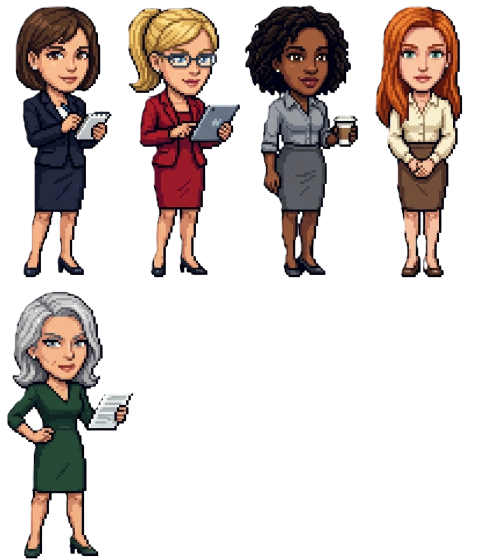
#> input picture src/assets/art/secretary/secretaries01.png, 959 x 1120 px (shown at 1/2 size); its folder holds only this picture in this run
$ python slice_secretary.py ../src/assets/art/secretary/secretaries01.png
#> lines starting #> are read from the running program, lines starting #| are printed output that depends on the picture
#> in main, sheet is the input picture: PIL image 959x1120 RGBA; mean R, G, B, A 38.7, 30, 26.9, 78
### tools/slice_player.py
#!/usr/bin/env python3
# -*- coding: utf-8 -*-
"""選手イラストの3枚セットを切り出して、透過・正規化した素材にする。

    python tools/slice_player.py <シート画像> <選手id> [--out=<ディレクトリ>] [--inset=<px>]

生成AIはキャンバスサイズを指定どおりに出してくれない(1260x500 と頼んでも 1648x640 が来る)。
そこで**受け取った画像を3等分し、各セルを固定サイズへ揃える**ことで正規化する。
依頼書(src/assets/design/player-art-prompt.md)で足元と頭の大きさを揃えてもらってあるので、
セル単位で拡縮すれば選手同士の背丈も揃う。

白背景の抜き方に注意: 単純に「白を消す」と**白いユニフォームやソックスに穴が開く**。
画像の縁から届く白だけを塗りつぶす(フラッドフィル)ことで、内側の白は残す。
"""
import sys
import pathlib
from collections import deque

try:
    from PIL import Image
except ImportError:
    sys.exit("Pillow が必要です: pip install Pillow")

# シートは**3コマ**。切り出しの幅計算はこの数で決まるので、減らしてはいけない。
CELLS = ["stand", "play", "goal"]     # ①立ち絵 ②プレイ絵 ③ゴールモーション
# **書き出すのは2コマだけ**(2026-08-09)。③ゴールモーションは使い道が無く、
# 単一HTMLに埋め込むぶんだけ重くなる。使う場面ができたらここに足せば戻る。
KEEP = ["stand", "play"]
OUT_W, OUT_H = 420, 500               # 1枚あたりの出力サイズ(依頼書と同じ)
BG_TH = 238                           # これ以上明るい画素を背景候補とみなす


# [72 lines left out: functions keyout_white, keyout_pockets, not called in this run]


def resize_rgba(img, w, h):
    """**アルファを掛けてから縮小する**(プリマルチプライ)。

    透明にした画素のRGBは白のまま残っている。そのまま縮小すると、縁の画素が
    「選手の色 × 白」で混ざり、切り抜きのまわりに**白いジャギー**が出る。
    先にRGBへアルファを掛け、縮小してから割り戻すと、透明側の白が混ざらない。
    """
    from PIL import ImageChops, ImageMath
    r, g, b, a = img.split()
    pre = [ImageChops.multiply(c, a).resize((w, h), Image.LANCZOS) for c in (r, g, b)]
    a2 = a.resize((w, h), Image.LANCZOS)
    # ImageMath の min/max は画像同士の演算。定数と比べたいので float 側を先に書く
    out = [ImageMath.unsafe_eval(
        "convert(float(c) * 255.0 / float(al + 1), 'L')", c=c, al=a2) for c in pre]
    return Image.merge("RGBA", (out[0], out[1], out[2], a2))


# [93 lines left out: functions defringe, content_box, main, not called in this run]


# [2 lines that do not run on import are left out]

### tools/slice_secretary.py
#!/usr/bin/env python3
# -*- coding: utf-8 -*-
"""秘書の立ち絵シートを1人ずつ切り出す。

    python tools/slice_secretary.py [--dry] [--rows=N]

素材は 1枚のシートに複数人が並んでいる。**アルファの切れ目で人を分ける**ので、
人数や並びが変わっても同じ手順で通る(段は上から順に数える)。

**既定では上段だけ**を書き出す(`--rows=N` で増やせる)。使わない絵まで
書き出すと、そのぶん index.html に埋め込まれて重くなるだけなので。

    src/assets/art/secretary/*.png   ← 素材(埋め込まれない)
         ↓
    src/assets/secretary/sec01.webp …  ← 書き出し(自動生成。手で触らない)

**選手の立ち絵と同じ 420×500 の枠に、同じ位置で入れる**(→docs/11 §6.23)。
チャットの丸は「図の上から約38%」を切り出す前提で組んであるので、枠が違うと
顔の位置がずれる。頭の上端を 6%、足元を 97.5% に合わせると選手と揃う。
"""
import pathlib
import sys

try:
    from PIL import Image
except ImportError:
    sys.exit("Pillow が必要です: pip install Pillow")

sys.path.insert(0, str(pathlib.Path(__file__).resolve().parent))
from slice_player import OUT_W, OUT_H, resize_rgba

try:
    sys.stdout.reconfigure(encoding="utf-8", errors="replace")
except Exception:
    pass

ROOT = pathlib.Path(__file__).resolve().parent.parent
SRC = ROOT / "src/assets/art/secretary"
OUT = ROOT / "src/assets/secretary"
TOP, BOTTOM = 0.060, 0.975      # 選手の立ち絵の実測(頭の上端 / 足元)
ROWS = 1                        # 既定で書き出す段の数(上から)
MIN_W, MIN_H = 40, 120          # これ未満の塊は人ではない(ゴミ)
QUALITY = 86


def runs_of(flags):
    """True が続く区間を返す。"""
    out, cur = [], None
    for i, v in enumerate(flags):
        if v and cur is None:
            cur = i
        elif not v and cur is not None:
            out.append((cur, i - 1)); cur = None
    if cur is not None:
        out.append((cur, len(flags) - 1))
    return out


def figures(sheet, rows_max):
    """シートから人物の矩形を上の段から順に返す(段は rows_max まで)。"""
#> called with rows_max = 1
    a = sheet.getchannel("A")
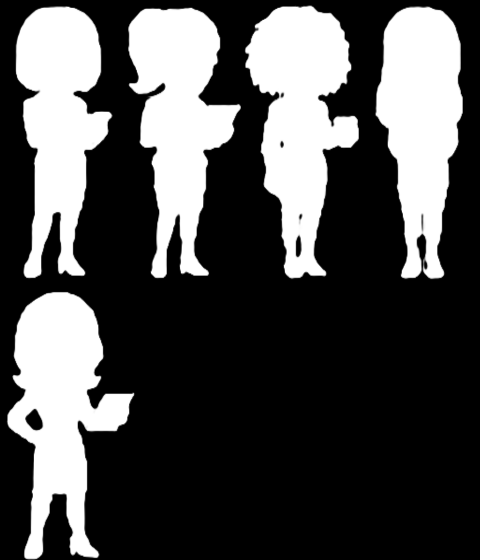
#> a: PIL image 959x1120 L (shown at 1/2 size); min 0, max 255, mean 78
    W, H = sheet.size
#> W = 959; H = 1120
    px = a.load()
    rows = [any(px[x, y] > 16 for x in range(W)) for y in range(H)]
#> rows = 1120 items, first 6: False, False, False, False, False, False
    out, seen = [], 0
    for y0, y1 in runs_of(rows):
        if y1 - y0 + 1 < MIN_H:
            continue
        seen += 1
        if seen > rows_max:
            break
        band = sheet.crop((0, y0, W, y1 + 1))
        bp = band.getchannel("A").load()
        cols = [any(bp[x, y] > 16 for y in range(band.height)) for x in range(W)]
        for x0, x1 in runs_of(cols):
            if x1 - x0 + 1 < MIN_W:
                continue
            box = band.crop((x0, 0, x1 + 1, band.height))
            bb = box.getchannel("A").getbbox()
            if not bb:
                continue
            out.append(box.crop(bb))
#> this loop made 2 passes
#> (y0, y1, seen) on passes 1 to 2: (10, 558, 1), (583, 1119, 2)
#> pass 1, in figures, `band = sheet.crop((0, y0, W, y1 + 1))`:
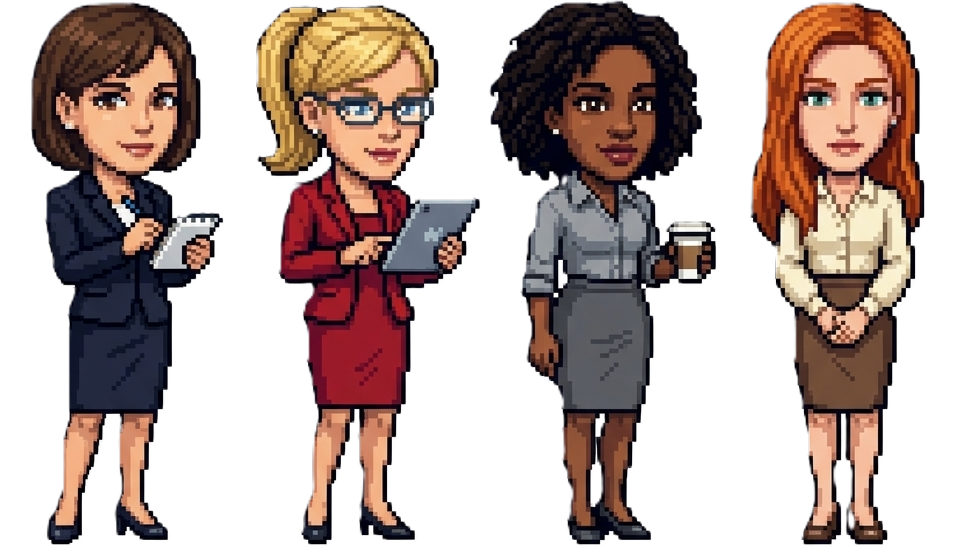
#> band: PIL image 959x549 RGBA; mean R, G, B, A 62.7, 45.8, 40.9, 126.3; transparent parts drawn white
#> after the loop:
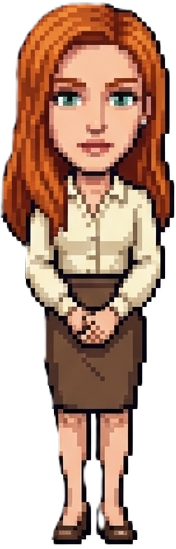
#> box: PIL image 176x549 RGBA; mean R, G, B, A 109.7, 78.3, 62.3, 166.3; transparent parts drawn white
#> after the loop, out = 4 items; seen = 2
    return out


def place(fig):
    """選手の立ち絵と同じ枠・同じ位置に収める。"""
    band = int(round(OUT_H * (BOTTOM - TOP)))
    w = max(1, int(round(fig.width * band / fig.height)))
    small = resize_rgba(fig, min(w, OUT_W), band)
    out = Image.new("RGBA", (OUT_W, OUT_H), (0, 0, 0, 0))
    out.paste(small, ((OUT_W - small.width) // 2, int(round(OUT_H * TOP))), small)
    return out


def main():
    dry = "--dry" in sys.argv
    rows_max = next((int(a.split("=", 1)[1]) for a in sys.argv if a.startswith("--rows=")), ROWS)
    sheets = sorted(SRC.glob("*.png"))
    if not sheets:
        sys.exit("シートがありません: %s" % SRC)
    OUT.mkdir(parents=True, exist_ok=True)
    n = 0
    for sheet_path in sheets:
        sheet = Image.open(sheet_path).convert("RGBA")
        figs = figures(sheet, rows_max)
#> figs = 4 items
        print("%s  上から%d段 → %d人" % (sheet_path.name, rows_max, len(figs)))
#| secretaries01.png  上から1段 → 4人
        for fig in figs:
            n += 1
            name = "sec%02d" % n
            if dry:
                print("  would %s  (元 %dx%d)" % (name, fig.width, fig.height))
                continue
            path = OUT / (name + ".webp")
            place(fig).save(path, "WEBP", quality=QUALITY, method=6)
            print("  %-6s → %-12s %5.1f KB  (元 %dx%d)"
                  % (name, path.name, path.stat().st_size / 1024, fig.width, fig.height))
#> this loop made 1 pass
#> (n, name, band in place, w in place) on pass 1: (1, 'sec01', 458, 162)
#> pass 1, in resize_rgba, `r, g, b, a = img.split()`:
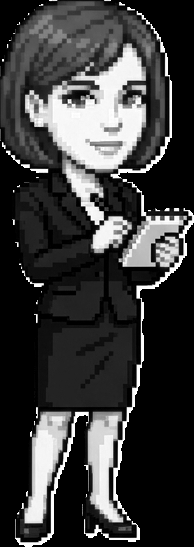
#> r: PIL image 194x547 L; min 0, max 255, mean 59.1
#> pass 1, in resize_rgba, `r, g, b, a = img.split()`:
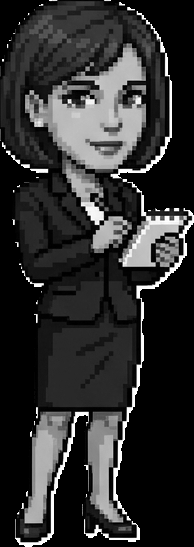
#> g: PIL image 194x547 L; min 0, max 255, mean 47.1
#> pass 1, in resize_rgba, `r, g, b, a = img.split()`:
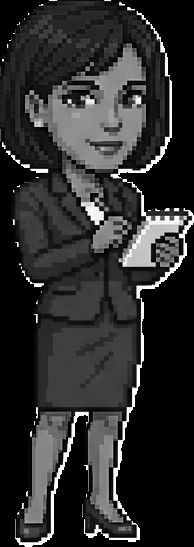
#> b: PIL image 194x547 L; min 0, max 255, mean 45.8
#> pass 1, in resize_rgba, `r, g, b, a = img.split()`:
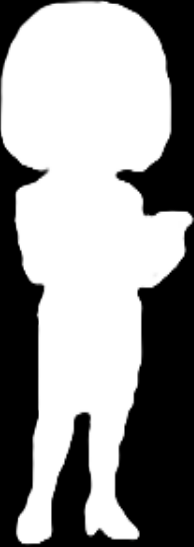
#> a: PIL image 194x547 L; min 0, max 255, mean 150.1
#> after the loop, n = 1
    # 素材から消えた人が残らないようにする
    alive = {"sec%02d" % i for i in range(1, n + 1)}
    stale = [p for p in OUT.glob("*.webp") if p.stem not in alive]
    for p in stale:
        if not dry:
            p.unlink()
    if stale:
        print("古い書き出しを %d 枚削除した" % len(stale))
    if not dry:
        print("\n※ このあと python build.py で index.html に埋め込む")


if __name__ == "__main__":
#> (the run stopped early here; a loop or call above may not have finished)
